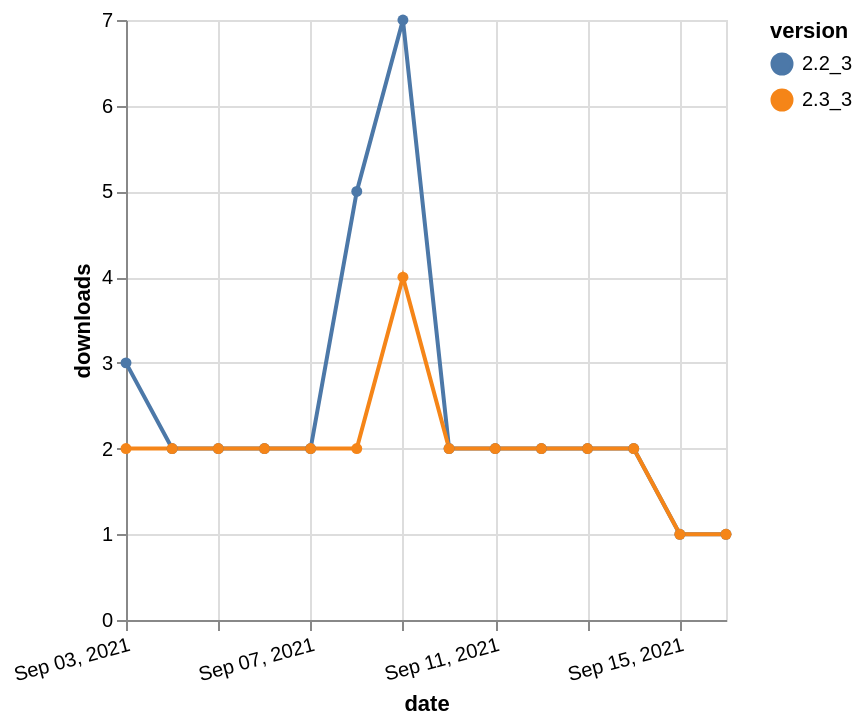

Specify this chart in Vega-Lite:
### Vega-Lite specification from a JSON file in a GitHub repository (floating-point values rounded to 4 significant figures)
{"$schema": "https://vega.github.io/schema/vega-lite/v5.json", "description": "A simple bar chart with embedded data.", "data": {"values": [{"date": "2021-09-03", "total": 4332, "delta": 3, "version": "2.2_3"}, {"date": "2021-09-04", "total": 4334, "delta": 2, "version": "2.2_3"}, {"date": "2021-09-05", "total": 4336, "delta": 2, "version": "2.2_3"}, {"date": "2021-09-06", "total": 4338, "delta": 2, "version": "2.2_3"}, {"date": "2021-09-07", "total": 4340, "delta": 2, "version": "2.2_3"}, {"date": "2021-09-08", "total": 4345, "delta": 5, "version": "2.2_3"}, {"date": "2021-09-09", "total": 4352, "delta": 7, "version": "2.2_3"}, {"date": "2021-09-10", "total": 4354, "delta": 2, "version": "2.2_3"}, {"date": "2021-09-11", "total": 4356, "delta": 2, "version": "2.2_3"}, {"date": "2021-09-12", "total": 4358, "delta": 2, "version": "2.2_3"}, {"date": "2021-09-13", "total": 4360, "delta": 2, "version": "2.2_3"}, {"date": "2021-09-14", "total": 4362, "delta": 2, "version": "2.2_3"}, {"date": "2021-09-15", "total": 4363, "delta": 1, "version": "2.2_3"}, {"date": "2021-09-16", "total": 4364, "delta": 1, "version": "2.2_3"}, {"date": "2021-09-03", "total": 3025, "delta": 2, "version": "2.3_3"}, {"date": "2021-09-04", "total": 3027, "delta": 2, "version": "2.3_3"}, {"date": "2021-09-05", "total": 3029, "delta": 2, "version": "2.3_3"}, {"date": "2021-09-06", "total": 3031, "delta": 2, "version": "2.3_3"}, {"date": "2021-09-07", "total": 3033, "delta": 2, "version": "2.3_3"}, {"date": "2021-09-08", "total": 3035, "delta": 2, "version": "2.3_3"}, {"date": "2021-09-09", "total": 3039, "delta": 4, "version": "2.3_3"}, {"date": "2021-09-10", "total": 3041, "delta": 2, "version": "2.3_3"}, {"date": "2021-09-11", "total": 3043, "delta": 2, "version": "2.3_3"}, {"date": "2021-09-12", "total": 3045, "delta": 2, "version": "2.3_3"}, {"date": "2021-09-13", "total": 3047, "delta": 2, "version": "2.3_3"}, {"date": "2021-09-14", "total": 3049, "delta": 2, "version": "2.3_3"}, {"date": "2021-09-15", "total": 3050, "delta": 1, "version": "2.3_3"}, {"date": "2021-09-16", "total": 3051, "delta": 1, "version": "2.3_3"}]}, "width": "container", "mark": {"type": "line", "point": {"filled": true}}, "encoding": {"x": {"field": "date", "type": "temporal", "timeUnit": "yearmonthdate", "title": "date", "axis": {"labelAngle": -15}}, "y": {"field": "delta", "type": "quantitative", "title": "downloads"}, "color": {"field": "version", "type": "nominal"}, "tooltip": {"field": "delta"}}}
